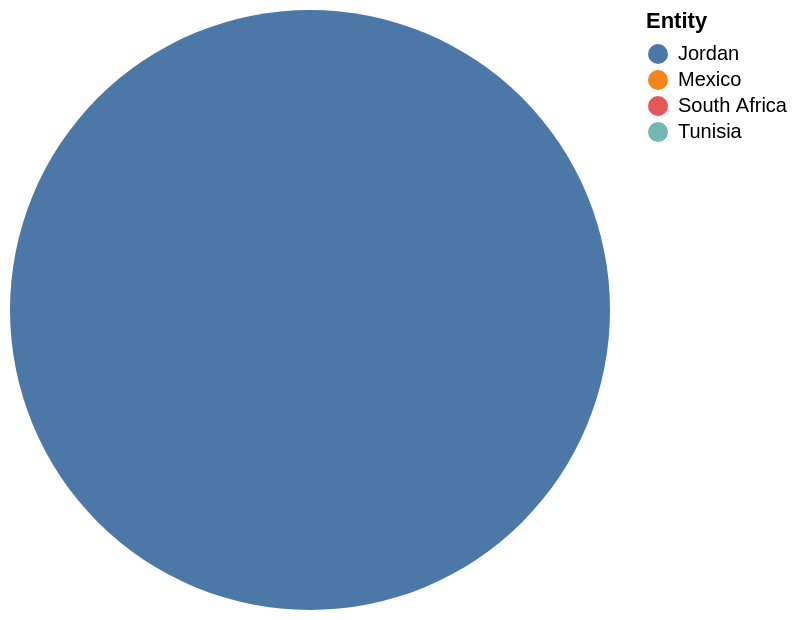

This figure's Vega-Lite source:
### Vega-Lite specification from a JSON file in a GitHub repository (floating-point values rounded to 4 significant figures)
{"$schema": "https://vega.github.io/schema/vega-lite/v5.json", "description": "Pie chart auto-generated from CSV", "data": {"values": [{"Entity": "Lebanon", "Better No difference": "nan", "Worse": "75.0"}, {"Entity": "Jordan", "Better No difference": "13.0", "Worse": "nan"}, {"Entity": "Mexico", "Better No difference": "20.0", "Worse": "55.0"}, {"Entity": "Tunisia", "Better No difference": "24.0", "Worse": "0.0"}, {"Entity": "South Africa", "Better No difference": "36.0", "Worse": "0.0"}]}, "mark": "arc", "encoding": {"theta": {"field": "Better No difference", "type": "quantitative"}, "color": {"field": "Entity", "type": "nominal"}}}
